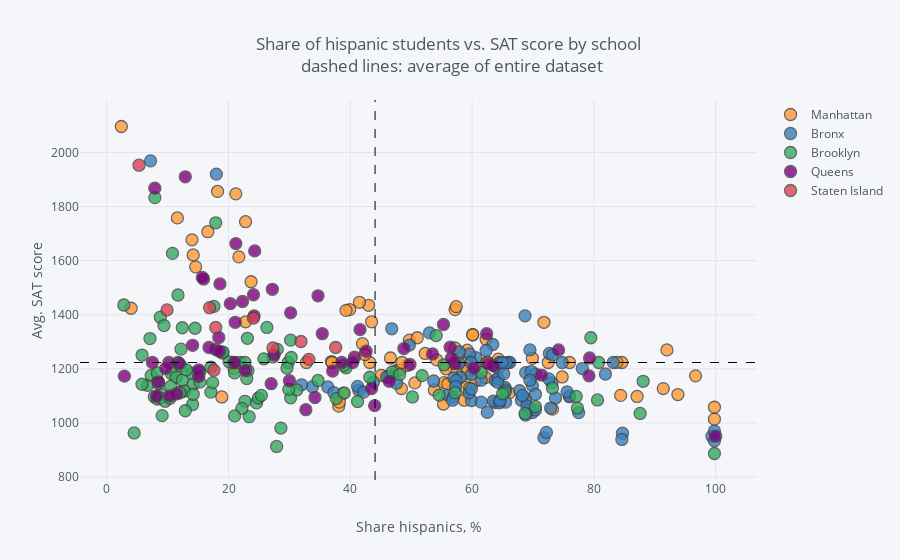

The notebook cell this image was saved under:
### Markdown cell above
+ Achievement gaps in the US are well documented [(example1](https://nces.ed.gov/nationsreportcard/studies/gaps/), [example2](https://cepa.stanford.edu/educational-opportunity-monitoring-project/achievement-gaps/race/) - both are from the same time period as our data). The general trends of Hispanics and African Americans scoring lower than Asians and whites also persists in this NYC dataset. <br> The negative correlation is higher for Hispanics (about -0.4) than for African Americans (about -0.3). Examples 1 and 2 above showed higher achievement gaps for African Americans than for Hispanics -  data cited on [wikipedia](https://en.wikipedia.org/wiki/Racial_achievement_gap_in_the_United_States) is however  consistent with our NYC data. 
+ A slightly higher positive correlation for whites compared to Asians was a bit surprising. It is commonly reported the other way around.

### Code cell
print('Interactive Map - Share of hispanic students vs. SAT score by school')
with warnings.catch_warnings(): # to catch warning about np.module in Python 3.8.2.
    warnings.filterwarnings("ignore",category=FutureWarning)
    combined.iplot(
        x='hispanic_per',
        y='sat_score',
        categories='boro',
        text="SCHOOL NAME",
        vline= {"x":combined["hispanic_per"].mean(),
                "color":"#000000",
                "dash": "dash"
               },
        hline={"y":combined["sat_score"].mean(),
               "color":"#000000",
               "dash": "dash"
              },
        xTitle='Share hispanics, %',
        yTitle='Avg. SAT score',
        title='Share of hispanic students vs. SAT score by school <br> dashed lines: average of entire dataset'
    )

### Figure 1 — Plotly figure (JSON) as saved in the notebook; plotly's stock layout.template omitted (floating-point values rounded to 4 significant figures)
{"data": [{"marker": {"color": "rgba(255, 153, 51, 1.0)", "line": {"width": 1.3}, "opacity": 0.8, "size": 12, "symbol": "circle"}, "mode": "markers", "name": "Manhattan", "text": ["HENRY STREET SCHOOL FOR INTERNATIONAL STUDIES", "UNIVERSITY NEIGHBORHOOD HIGH SCHOOL", "EAST SIDE COMMUNITY SCHOOL", "MARTA VALLE HIGH SCHOOL", "NEW EXPLORATIONS INTO SCIENCE, TECHNOLOGY AND MATH HIGH SCHOOL", "BARD HIGH SCHOOL EARLY COLLEGE", "47 THE AMERICAN SIGN LANGUAGE AND ENGLISH SECONDARY SCHOOL", "FOOD AND FINANCE HIGH SCHOOL", "ESSEX STREET ACADEMY", "HIGH SCHOOL OF HOSPITALITY MANAGEMENT", "PACE HIGH SCHOOL", "URBAN ASSEMBLY SCHOOL OF DESIGN AND CONSTRUCTION, THE", "FACING HISTORY SCHOOL, THE", "URBAN ASSEMBLY ACADEMY OF GOVERNMENT AND LAW, THE", "LOWER MANHATTAN ARTS ACADEMY", "URBAN ASSEMBLY SCHOOL OF BUSINESS FOR YOUNG WOMEN, THE", "GRAMERCY ARTS HIGH SCHOOL", "NYC ISCHOOL", "MANHATTAN BUSINESS ACADEMY", "BUSINESS OF SPORTS SCHOOL", "THE HIGH SCHOOL FOR LANGUAGE AND DIPLOMACY", "HIGH SCHOOL FOR ENVIRONMENTAL STUDIES", "PROFESSIONAL PERFORMING ARTS HIGH SCHOOL", "BARUCH COLLEGE CAMPUS HIGH SCHOOL", "N.Y.C. LAB SCHOOL FOR COLLABORATIVE STUDIES", "N.Y.C. MUSEUM SCHOOL", "ELEANOR ROOSEVELT HIGH SCHOOL", "MILLENNIUM HIGH SCHOOL", "LANDMARK HIGH SCHOOL", "HIGH SCHOOL FOR HEALTH PROFESSIONS AND HUMAN SERVICES", "LEADERSHIP AND PUBLIC SERVICE HIGH SCHOOL", "MANHATTAN ACADEMY FOR ARTS & LANGUAGE", "HUDSON HIGH SCHOOL OF LEARNING TECHNOLOGIES", "INTERNATIONAL HIGH SCHOOL AT UNION SQUARE", "MANHATTAN VILLAGE ACADEMY", "VANGUARD HIGH SCHOOL", "MANHATTAN INTERNATIONAL HIGH SCHOOL", "STUYVESANT HIGH SCHOOL", "HIGH SCHOOL OF ECONOMICS AND FINANCE", "UNITY CENTER FOR URBAN TECHNOLOGIES", "TALENT UNLIMITED HIGH SCHOOL", "MURRY BERGTRAUM HIGH SCHOOL FOR BUSINESS CAREERS", "JACQUELINE KENNEDY ONASSIS HIGH SCHOOL", "REPERTORY COMPANY HIGH SCHOOL FOR THEATRE ARTS", "MANHATTAN BRIDGES HIGH SCHOOL", "NEW DESIGN HIGH SCHOOL", "HIGH SCHOOL FOR DUAL LANGUAGE AND ASIAN STUDIES", "THE URBAN ASSEMBLY NEW YORK HARBOR SCHOOL", "RICHARD R. GREEN HIGH SCHOOL OF TEACHING", "THE HIGH SCHOOL OF FASHION INDUSTRIES", "HUMANITIES PREPARATORY ACADEMY", "CHELSEA CAREER AND TECHNICAL EDUCATION HIGH SCHOOL", "ART AND DESIGN HIGH SCHOOL", "LIFE SCIENCES SECONDARY SCHOOL", "HIGH SCHOOL FOR ARTS, IMAGINATION AND INQUIRY", "URBAN ASSEMBLY SCHOOL FOR MEDIA STUDIES, THE", "THE URBAN ASSEMBLY SCHOOL FOR GREEN CAREERS", "THE GLOBAL LEARNING COLLABORATIVE", "WADLEIGH SECONDARY SCHOOL FOR THE PERFORMING & VISUAL ARTS", "FRANK MCCOURT HIGH SCHOOL", "BEACON HIGH SCHOOL", "FIORELLO H. LAGUARDIA HIGH SCHOOL OF MUSIC & ART AND PERFORMING ARTS", "HIGH SCHOOL FOR LAW, ADVOCACY AND COMMUNITY JUSTICE", "HIGH SCHOOL OF ARTS AND TECHNOLOGY", "MANHATTAN / HUNTER SCIENCE HIGH SCHOOL", "FREDERICK DOUGLASS ACADEMY II SECONDARY SCHOOL", "COALITION SCHOOL FOR SOCIAL CHANGE", "MANHATTAN CENTER FOR SCIENCE AND MATHEMATICS", "PARK EAST HIGH SCHOOL", "CENTRAL PARK EAST HIGH SCHOOL", "YOUNG WOMEN'S LEADERSHIP SCHOOL", "YOUNG WOMEN'S LEADERSHIP SCHOOL", "HERITAGE SCHOOL, THE", "MOTT HALL HIGH SCHOOL", "COLUMBIA SECONDARY SCHOOL FOR MATH, SCIENCE, AND ENGINEERING", "ACADEMY FOR SOCIAL ACTION: A COLLEGE BOARD SCHOOL", "URBAN ASSEMBLY SCHOOL FOR THE PERFORMING ARTS", "FREDERICK DOUGLASS ACADEMY", "THURGOOD MARSHALL ACADEMY FOR LEARNING AND SOCIAL CHANGE", "HIGH SCHOOL FOR MATHEMATICS, SCIENCE AND ENGINEERING AT CITY COLLEGE", "CITY COLLEGE ACADEMY OF THE ARTS", "COMMUNITY HEALTH ACADEMY OF THE HEIGHTS", "WASHINGTON HEIGHTS EXPEDITIONARY LEARNING SCHOOL", "HIGH SCHOOL FOR EXCELLENCE AND INNOVATION", "HIGH SCHOOL FOR INTERNATIONAL BUSINESS AND FINANCE", "HIGH SCHOOL FOR MEDIA AND COMMUNICATIONS", "HIGH SCHOOL FOR LAW AND PUBLIC SERVICE", "HIGH SCHOOL FOR HEALTH CAREERS AND SCIENCES", "A. PHILIP RANDOLPH CAMPUS HIGH SCHOOL", "GREGORIO LUPERON HIGH SCHOOL FOR SCIENCE AND MATHEMATICS"], "textfont": {"color": "#4D5663"}, "type": "scatter", "x": [53.8, 45.9, 55.4, 56.9, 14.2, 18.2, 59.2, 47.6, 60.6, 66.1, 42, 59.2, 73.2, 50.6, 55.7, 48.4, 45.1, 43, 58.7, 57.2, 32.8, 57.2, 23.7, 14.6, 14, 39.9, 11.6, 21.7, 74.8, 49.7, 54.2, 84.6, 62.4, 43.2, 71.8, 59, 36.9, 2.4, 43.5, 55.3, 39.3, 46.6, 69.9, 42.4, 99.8, 62.2, 4, 49.3, 59.3, 52.3, 57.8, 60.5, 51, 64.3, 58.9, 56, 76, 62.6, 38.8, 37, 22.8, 16.6, 48.1, 57.2, 41.5, 18.9, 58.7, 57.4, 59.6, 64.5, 60.1, 60.1, 69.4, 63.8, 48.5, 38.1, 38.2, 22.8, 20.9, 21.2, 92, 93.8, 96.7, 72.5, 91.4, 87.1, 84.4, 83.8, 62.3, 99.8], "y": [1122, 1172, 1149, 1207, 1621, 1856, 1182, 1194, 1156, 1111, 1293, 1269, 1051, 1148, 1200, 1127, 1176, 1435, 1223.0, 1223.0, 1223.0, 1419, 1522, 1577, 1677, 1419, 1758, 1614, 1170, 1306, 1233, 1223.0, 1223.0, 1223.0, 1372, 1199, 1227, 2096, 1374, 1070, 1416, 1240, 1239, 1253, 1058, 1168, 1424, 1212, 1195, 1257, 1255, 1207, 1315, 1236, 1132, 1144, 1223.0, 1223.0, 1109, 1223.0, 1744, 1707, 1196, 1277, 1446, 1096, 1084, 1430, 1128, 1221, 1326, 1326, 1054, 1210, 1223.0, 1062, 1077, 1374, 1202, 1847, 1270, 1105, 1174, 1223.0, 1127, 1098, 1102, 1224, 1309, 1014]}, {"marker": {"color": "rgba(55, 128, 191, 1.0)", "line": {"width": 1.3}, "opacity": 0.8, "size": 12, "symbol": "circle"}, "mode": "markers", "name": "Bronx", "text": ["SOUTH BRONX PREPARATORY: A COLLEGE BOARD SCHOOL", "INTERNATIONAL COMMUNITY HIGH SCHOOL", "COMMUNITY SCHOOL FOR SOCIAL JUSTICE", "MOTT HAVEN VILLAGE PREPARATORY HIGH SCHOOL", "UNIVERSITY HEIGHTS SECONDARY SCHOOL", "HOSTOSsLINCOLN ACADEMY OF SCIENCE", "FOREIGN LANGUAGE ACADEMY OF GLOBAL STUDIES", "BRONX LEADERSHIP ACADEMY II HIGH SCHOOL", "NEW EXPLORERS HIGH SCHOOL", "URBAN ASSEMBLY SCHOOL FOR CAREERS IN SPORTS", "BRONX ACADEMY OF LETTERS", "ALFRED E. SMITH CAREER AND TECHNICAL EDUCATION HIGH SCHOOL", "HEALTH OPPORTUNITIES HIGH SCHOOL", "BRONX STUDIO SCHOOL FOR WRITERS AND ARTISTS", "WOMEN'S ACADEMY OF EXCELLENCE", "RENAISSANCE HIGH SCHOOL FOR MUSICAL THEATER & TECHNOLOGY", "PABLO NERUDA ACADEMY FOR ARCHITECTURE AND WORLD STUDIES", "MILLENNIUM ART ACADEMY", "HOLCOMBE L. RUCKER SCHOOL OF COMMUNITY RESEARCH", "ANTONIA PANTOJA PREPARATORY ACADEMY, A COLLEGE BOARD SCHOOL", "HERBERT H. LEHMAN HIGH SCHOOL", "BRONX BRIDGES HIGH SCHOOL", "FELISA RINCON DE GAUTIER INSTITUTE FOR LAW AND PUBLIC POLICY, THE", "BANANA KELLY HIGH SCHOOL", "BRONX EXPEDITIONARY LEARNING HIGH SCHOOL", "EAGLE ACADEMY FOR YOUNG MEN", "URBAN ASSEMBLY SCHOOL FOR APPLIED MATH AND SCIENCE, THE", "EXIMIUS COLLEGE PREPARATORY ACADEMY: A COLLEGE BOARD SCHOOL", "MOTT HALL BRONX HIGH SCHOOL", "BRONX CENTER FOR SCIENCE AND MATHEMATICS", "VALIDUS PREPARATORY ACADEMY: AN EXPEDITIONARY LEARNING SCHOOL", "LEADERSHIP INSTITUTE", "MORRIS ACADEMY FOR COLLABORATIVE STUDIES", "BRONX EARLY COLLEGE ACADEMY FOR TEACHING & LEARNING", "DREAMYARD PREPARATORY SCHOOL", "ACADEMY FOR LANGUAGE AND TECHNOLOGY", "BRONX INTERNATIONAL HIGH SCHOOL", "SCHOOL FOR EXCELLENCE", "BRONX HIGH SCHOOL OF BUSINESS", "BRONX HIGH SCHOOL FOR MEDICAL SCIENCE", "BRONX SCHOOL FOR LAW, GOVERNMENT AND JUSTICE", "FREDERICK DOUGLASS ACADEMY III SECONDARY SCHOOL", "BRONX LEADERSHIP ACADEMY HIGH SCHOOL", "HIGH SCHOOL FOR VIOLIN AND DANCE", "RIVERDALE / KINGSBRIDGE ACADEMY (MIDDLE SCHOOL / HIGH SCHOOL 141)", "BRONX ENGINEERING AND TECHNOLOGY ACADEMY", "THEATRE ARTS PRODUCTION COMPANY SCHOOL", "THE MARIE CURIE SCHOOL FOR MEDICINE, NURSING, AND HEALTH PROFESSIONS", "WEST BRONX ACADEMY FOR THE FUTURE", "KINGSBRIDGE INTERNATIONAL HIGH SCHOOL", "BRONX SCHOOL OF LAW AND FINANCE", "INTERNATIONAL SCHOOL FOR LIBERAL ARTS", "INsTECH ACADEMY (M.S. / HIGH SCHOOL 368)", "KNOWLEDGE AND POWER PREPARATORY ACADEMY INTERNATIONAL HIGH SCHOOL (KAPPA)", "HIGH SCHOOL FOR TEACHING AND THE PROFESSIONS", "BELMONT PREPARATORY HIGH SCHOOL", "FORDHAM HIGH SCHOOL FOR THE ARTS", "FORDHAM LEADERSHIP ACADEMY FOR BUSINESS AND TECHNOLOGY", "BRONX HIGH SCHOOL FOR LAW AND COMMUNITY SERVICE", "DEWITT CLINTON HIGH SCHOOL", "CELIA CRUZ BRONX HIGH SCHOOL OF MUSIC, THE", "BRONX HIGH SCHOOL OF SCIENCE", "MARBLE HILL HIGH SCHOOL FOR INTERNATIONAL STUDIES", "BRONX THEATRE HIGH SCHOOL", "DISCOVERY HIGH SCHOOL", "HIGH SCHOOL OF AMERICAN STUDIES AT LEHMAN COLLEGE", "BRONX HEALTH SCIENCES HIGH SCHOOL", "BRONX HIGH SCHOOL FOR WRITING AND COMMUNICATION ARTS", "BRONX LAB SCHOOL", "ACADEMY FOR SCHOLARSHIP AND ENTREPRENEURSHIP: A COLLEGE BOARD SCHOOL", "HIGH SCHOOL OF COMPUTERS AND TECHNOLOGY", "COLLEGIATE INSTITUTE FOR MATH AND SCIENCE", "BRONX ACADEMY OF HEALTH CAREERS", "ASTOR COLLEGIATE ACADEMY", "BRONX HIGH SCHOOL FOR THE VISUAL ARTS", "HARRY S TRUMAN HIGH SCHOOL", "NEW WORLD HIGH SCHOOL", "THE BRONXWOOD PREPARATORY ACADEMY", "PELHAM PREPARATORY ACADEMY", "HIGH SCHOOL FOR CONTEMPORARY ARTS", "BRONX AEROSPACE HIGH SCHOOL", "METROPOLITAN HIGH SCHOOL, THE", "EXPLORATIONS ACADEMY", "BRONX LATIN", "EAST BRONX ACADEMY FOR THE FUTURE", "PEACE AND DIVERSITY ACADEMY", "PAN AMERICAN INTERNATIONAL HIGH SCHOOL AT MONROE", "THE CINEMA SCHOOL", "BRONX CAREER AND COLLEGE PREPARATORY HIGH SCHOOL", "HIGH SCHOOL OF WORLD CULTURES", "FANNIE LOU HAMER FREEDOM HIGH SCHOOL", "WINGS ACADEMY", "MONROE ACADEMY FOR VISUAL ARTS & DESIGN"], "textfont": {"color": "#4D5663"}, "type": "scatter", "x": [68.8, 71.8, 65.5, 76, 78.1, 72.7, 68.8, 56, 68.1, 70.4, 64.3, 61.5, 56.9, 74.8, 46.4, 63.8, 69.9, 64.3, 56.8, 66, 60.6, 83.2, 76, 65.4, 69.3, 33.8, 63.4, 58.1, 73.7, 68.7, 63.8, 63.5, 73.1, 64.5, 69.9, 99.4, 72.2, 64.5, 59.9, 57.8, 66.2, 41.4, 57, 62.5, 53, 64.2, 69.7, 57.4, 69.5, 84.7, 65.2, 99.8, 81.9, 59.9, 70.4, 65.6, 61.5, 67.8, 64.6, 59.6, 69.5, 7.2, 57.9, 69, 75.6, 18, 36.3, 47.6, 57.3, 32, 59.5, 46.8, 41.2, 46, 62.3, 43.8, 70.4, 37.3, 49.7, 59.9, 72.6, 72.9, 65.5, 73.2, 68.3, 53.7, 99.8, 65, 59.8, 84.6, 68.8, 42.2, 77.5], "y": [1090, 945, 1077, 1097, 1201, 1257, 1186, 1103, 1084, 1181, 1201, 1158, 1095, 1223.0, 1171, 1158, 1038, 1164, 1084, 1223.0, 1241, 1223.0, 1099, 1131, 1049, 1134, 1290, 1169, 1092, 1396, 1075, 1081, 1148, 1223.0, 1138, 951, 965, 1074, 1083, 1221, 1224, 1121, 1166, 1039, 1333, 1150, 1190, 1157, 1158, 962, 1182, 934, 1181, 1180, 1106, 1222, 1077, 1119, 1082, 1255, 1270, 1969, 1263, 1064, 1115, 1920, 1133, 1147, 1135, 1141, 1111, 1348, 1135, 1169, 1268, 1151, 1048, 1112, 1288, 1126, 1163, 1055, 1122, 1251, 1102, 1155, 970, 1223.0, 1223.0, 939, 1029, 1114, 1038]}, {"marker": {"color": "rgba(50, 171, 96, 1.0)", "line": {"width": 1.3}, "opacity": 0.8, "size": 12, "symbol": "circle"}, "mode": "markers", "name": "Brooklyn", "text": ["DR. SUSAN S. MCKINNEY SECONDARY SCHOOL OF THE ARTS", "URBAN ASSEMBLY HIGH SCHOOL OF MUSIC AND ART", "BROOKLYN COMMUNITY HIGH SCHOOL OF COMMUNICATION, ARTS AND MEDIA", "SCIENCE SKILLS CENTER HIGH SCHOOL FOR SCIENCE, TECHNOLOGY AND THE CREATIVE ARTS", "BROOKLYN TECHNICAL HIGH SCHOOL", "BROOKLYN INTERNATIONAL HIGH SCHOOL", "THE URBAN ASSEMBLY SCHOOL FOR LAW AND JUSTICE", "ACORN COMMUNITY HIGH SCHOOL", "URBAN ASSEMBLY INSTITUTE OF MATH AND SCIENCE FOR YOUNG WOMEN", "BEDFORD ACADEMY HIGH SCHOOL", "GEORGE WESTINGHOUSE CAREER AND TECHNICAL EDUCATION HIGH SCHOOL", "BENJAMIN BANNEKER ACADEMY", "CITY POLYTECHNIC HIGH SCHOOL OF ENGINEERING, ARCHITECTURE, AND TECHNOLOGY", "JUAN MOREL CAMPOS SECONDARY SCHOOL", "FOUNDATIONS ACADEMY", "BROOKLYN LATIN SCHOOL, THE", "GREEN SCHOOL: AN ACADEMY FOR ENVIRONMENTAL CAREERS", "PROGRESS HIGH SCHOOL FOR PROFESSIONAL CAREERS", "SCHOOL FOR LEGAL STUDIES", "THE HIGH SCHOOL FOR ENTERPRISE, BUSINESS AND TECHNOLOGY", "BROOKLYN PREPARATORY HIGH SCHOOL", "WILLIAMSBURG HIGH SCHOOL FOR ARCHITECTURE AND DESIGN", "WILLIAMSBURG PREPARATORY SCHOOL", "LYONS COMMUNITY SCHOOL", "AUTOMOTIVE HIGH SCHOOL", "FRANCES PERKINS ACADEMY", "EL PUENTE ACADEMY FOR PEACE AND JUSTICE", "BROOKLYN SCHOOL FOR GLOBAL STUDIES", "BROOKLYN SECONDARY SCHOOL FOR COLLABORATIVE STUDIES", "SECONDARY SCHOOL FOR LAW", "SECONDARY SCHOOL FOR JOURNALISM", "PARK SLOPE COLLEGIATE", "SCHOOL FOR INTERNATIONAL STUDIES", "COBBLE HILL SCHOOL OF AMERICAN STUDIES", "BROOKLYN HIGH SCHOOL OF THE ARTS", "SUNSET PARK HIGH SCHOOL", "FREDERICK DOUGLASS ACADEMY IV SECONDARY SCHOOL", "BOYS AND GIRLS HIGH SCHOOL", "BROOKLYN HIGH SCHOOL FOR LAW AND TECHNOLOGY", "THE BROOKLYN ACADEMY OF GLOBAL FINANCE", "ACADEMY FOR COLLEGE PREPARATION AND CAREER EXPLORATION: A COLLEGE BOARD SCHOOL", "ACADEMY OF HOSPITALITY AND TOURISM", "INTERNATIONAL HIGH SCHOOL AT PROSPECT HEIGHTS", "THE HIGH SCHOOL FOR GLOBAL CITIZENSHIP", "SCHOOL FOR HUMAN RIGHTS, THE", "SCHOOL FOR DEMOCRACY AND LEADERSHIP", "HIGH SCHOOL FOR YOUTH AND COMMUNITY DEVELOPMENT AT ERASMUS", "HIGH SCHOOL FOR SERVICE & LEARNING AT ERASMUS", "SCIENCE, TECHNOLOGY AND RESEARCH EARLY COLLEGE HIGH SCHOOL AT ERASMUS", "HIGH SCHOOL FOR PUBLIC SERVICE: HEROES OF TOMORROW", "BROOKLYN ACADEMY OF SCIENCE AND THE ENVIRONMENT", "BROOKLYN SCHOOL FOR MUSIC & THEATRE", "MEDGAR EVERS COLLEGE PREPARATORY SCHOOL", "CLARA BARTON HIGH SCHOOL", "IT TAKES A VILLAGE ACADEMY", "BROOKLYN GENERATION SCHOOL", "BROOKLYN THEATRE ARTS HIGH SCHOOL", "KURT HAHN EXPEDITIONARY LEARNING SCHOOL", "VICTORY COLLEGIATE HIGH SCHOOL", "ARTS & MEDIA PREPARATORY ACADEMY", "HIGH SCHOOL FOR INNOVATION IN ADVERTISING AND MEDIA", "CULTURAL ACADEMY FOR THE ARTS AND SCIENCES", "HIGH SCHOOL FOR MEDICAL PROFESSIONS", "ACADEMY FOR CONSERVATION AND THE ENVIRONMENT", "URBAN ACTION ACADEMY", "EAST NEW YORK FAMILY ACADEMY", "FDNY HIGH SCHOOL FOR FIRE AND LIFE SAFETY", "HIGH SCHOOL FOR CIVIL RIGHTS", "PERFORMING ARTS AND TECHNOLOGY HIGH SCHOOL", "WORLD ACADEMY FOR TOTAL COMMUNITY HEALTH HIGH SCHOOL", "MULTICULTURAL HIGH SCHOOL", "TRANSIT TECH CAREER AND TECHNICAL EDUCATION HIGH SCHOOL", "ACADEMY OF INNOVATIVE TECHNOLOGY", "BROOKLYN LAB SCHOOL", "CYPRESS HILLS COLLEGIATE PREPARATORY SCHOOL", "W. H. MAXWELL CAREER AND TECHNICAL EDUCATION HIGH SCHOOL", "THE SCHOOL FOR CLASSICS: AN ACADEMY OF THINKERS, WRITERS AND PERFORMERS", "NEW UTRECHT HIGH SCHOOL", "HIGH SCHOOL OF TELECOMMUNICATION ARTS AND TECHNOLOGY", "FORT HAMILTON HIGH SCHOOL", "FRANKLIN DELANO ROOSEVELT HIGH SCHOOL", "THE URBAN ASSEMBLY SCHOOL FOR CRIMINAL JUSTICE", "INTERNATIONAL HIGH SCHOOL AT LAFAYETTE", "RACHEL CARSON HIGH SCHOOL FOR COASTAL STUDIES", "HIGH SCHOOL OF SPORTS MANAGEMENT", "ABRAHAM LINCOLN HIGH SCHOOL", "KINGSBOROUGH EARLY COLLEGE SCHOOL", "EDWARD R. MURROW HIGH SCHOOL", "JOHN DEWEY HIGH SCHOOL", "LIFE ACADEMY HIGH SCHOOL FOR FILM AND MUSIC", "EXPEDITIONARY LEARNING SCHOOL FOR COMMUNITY LEADERS", "WILLIAM E. GRADY CAREER AND TECHNICAL EDUCATION HIGH SCHOOL", "BROOKLYN STUDIO SECONDARY SCHOOL", "MIDWOOD HIGH SCHOOL", "JAMES MADISON HIGH SCHOOL", "LEON M. GOLDSTEIN HIGH SCHOOL FOR THE SCIENCES", "BROOKLYN COLLEGE ACADEMY", "BROOKLYN COLLEGIATE: A COLLEGE BOARD SCHOOL", "FREDERICK DOUGLASS ACADEMY VII HIGH SCHOOL", "TEACHERS PREPARATORY HIGH SCHOOL", "ACADEMY FOR ENVIRONMENTAL LEADERSHIP", "EBC HIGH SCHOOL FOR PUBLIC SERVICE–BUSHWICK", "BUSHWICK SCHOOL FOR SOCIAL JUSTICE", "ACADEMY OF URBAN PLANNING", "ALL CITY LEADERSHIP SECONDARY SCHOOL", "BUSHWICK LEADERS HIGH SCHOOL FOR ACADEMIC EXCELLENCE"], "textfont": {"color": "#4D5663"}, "type": "scatter", "x": [24.6, 22.7, 17.1, 12.2, 7.9, 28.6, 17.1, 12.2, 11.7, 7.1, 15.3, 8.8, 26.3, 80.6, 29.8, 17.9, 46.9, 65.4, 39.3, 55.4, 37.7, 57.2, 61.5, 54.6, 30.2, 31.2, 87.6, 39, 48.1, 29.6, 43.2, 51.8, 38.9, 21, 19, 80.8, 14.1, 7.8, 24.9, 20.8, 6.7, 12.9, 27.9, 7.3, 8.3, 8.4, 9.1, 9, 9.4, 12.2, 14.2, 15.3, 2.8, 5.8, 4.5, 8.5, 12.8, 8.8, 5.8, 9.6, 10.6, 11.4, 12.4, 12, 10.5, 30.3, 23.4, 22.2, 17.4, 14.2, 99.8, 23.2, 50.2, 65, 73.2, 25.4, 34.7, 28, 54.1, 30.2, 27.3, 21.9, 21, 25.8, 23, 20.1, 22.7, 17.6, 19.1, 29.9, 41.2, 14, 23.1, 11.7, 14.5, 10.8, 12.4, 8.3, 10.4, 13.1, 77.1, 88.1, 68.7, 70.4, 79.5, 77.3], "y": [1074, 1080, 1114, 1211, 1833, 981, 1206, 1116, 1223.0, 1312, 1189, 1391, 1353, 1085, 1223.0, 1740, 1189, 1114, 1204, 1215, 1090, 1112, 1187, 1103, 1093, 1122, 1035, 1111, 1179, 1203, 1169, 1175, 1212, 1185, 1258, 1223.0, 1068, 1097, 1092, 1223.0, 1139, 1045, 913, 1176, 1088, 1153, 1027, 1105, 1360, 1273, 1143, 1151, 1436, 1251, 963, 1145, 1118, 1092, 1143, 1080, 1183, 1169, 1159, 1111, 1135, 1242, 1023, 1054, 1149, 1106, 887, 1193, 1096, 1108, 1129, 1102, 1157, 1272, 1323, 1306, 1244, 1223.0, 1026, 1237, 1164, 1226, 1223.0, 1431, 1262, 1124, 1079, 1184, 1313, 1473, 1350, 1627, 1352, 1185, 1091, 1196, 1098, 1154, 1035, 1060, 1315, 1055]}, {"marker": {"color": "rgba(128, 0, 128, 1.0)", "line": {"width": 1.3}, "opacity": 0.8, "size": 12, "symbol": "circle"}, "mode": "markers", "name": "Queens", "text": ["ACADEMY OF FINANCE AND ENTERPRISE", "HIGH SCHOOL OF APPLIED COMMUNICATION", "CIVIC LEADERSHIP ACADEMY", "PAN AMERICAN INTERNATIONAL HIGH SCHOOL", "BARD HIGH SCHOOL EARLY COLLEGE II", "NEWTOWN HIGH SCHOOL", "GROVER CLEVELAND HIGH SCHOOL", "MIDDLE COLLEGE HIGH SCHOOL AT LAGUARDIA COMMUNITY COLLEGE", "INTERNATIONAL HIGH SCHOOL AT LAGUARDIA COMMUNITY COLLEGE", "HIGH SCHOOL FOR ARTS AND BUSINESS", "ROBERT F. WAGNER, JR. SECONDARY SCHOOL FOR ARTS AND TECHNOLOGY", "QUEENS VOCATIONAL AND TECHNICAL HIGH SCHOOL", "AVIATION CAREER & TECHNICAL EDUCATION HIGH SCHOOL", "QUEENS SCHOOL OF INQUIRY, THE", "FLUSHING INTERNATIONAL HIGH SCHOOL", "EASTsWEST SCHOOL OF INTERNATIONAL STUDIES", "WORLD JOURNALISM PREPARATORY: A COLLEGE BOARD SCHOOL", "JOHN BOWNE HIGH SCHOOL", "FLUSHING HIGH SCHOOL", "TOWNSEND HARRIS HIGH SCHOOL", "ROBERT F. KENNEDY COMMUNITY HIGH SCHOOL", "BENJAMIN N. CARDOZO HIGH SCHOOL", "FRANCIS LEWIS HIGH SCHOOL", "MARTIN VAN BUREN HIGH SCHOOL", "BAYSIDE HIGH SCHOOL", "QUEENS HIGH SCHOOL OF TEACHING, LIBERAL ARTS AND THE SCIENCES", "FREDERICK DOUGLASS ACADEMY VI HIGH SCHOOL", "CHANNEL VIEW SCHOOL FOR RESEARCH", "QUEENS HIGH SCHOOL FOR INFORMATION, RESEARCH, AND TECHNOLOGY", "ROBERT H. GODDARD HIGH SCHOOL OF COMMUNICATION ARTS AND TECHNOLOGY", "ACADEMY OF MEDICAL TECHNOLOGY: A COLLEGE BOARD SCHOOL", "SCHOLARS' ACADEMY", "AUGUST MARTIN HIGH SCHOOL", "RICHMOND HILL HIGH SCHOOL", "JOHN ADAMS HIGH SCHOOL", "HIGH SCHOOL FOR CONSTRUCTION TRADES, ENGINEERING AND ARCHITECTURE", "YORK EARLY COLLEGE ACADEMY", "QUEENS COLLEGIATE: A COLLEGE BOARD SCHOOL", "HILLSIDE ARTS & LETTERS ACADEMY", "FOREST HILLS HIGH SCHOOL", "HILLCREST HIGH SCHOOL", "THOMAS A. EDISON CAREER AND TECHNICAL EDUCATION HIGH SCHOOL", "QUEENS GATEWAY TO HEALTH SCIENCES SECONDARY SCHOOL", "QUEENS METROPOLITAN HIGH SCHOOL", "QUEENS HIGH SCHOOL FOR THE SCIENCES AT YORK COLLEGE", "HIGH SCHOOL FOR LAW ENFORCEMENT AND PUBLIC SAFETY", "YOUNG WOMEN'S LEADERSHIP SCHOOL, QUEENS", "QUEENS PREPARATORY ACADEMY", "PATHWAYS COLLEGE PREPARATORY SCHOOL: A COLLEGE BOARD SCHOOL", "EXCELSIOR PREPARATORY HIGH SCHOOL", "GEORGE WASHINGTON CARVER HIGH SCHOOL FOR THE SCIENCES", "PREPARATORY ACADEMY FOR WRITERS: A COLLEGE BOARD SCHOOL", "CAMBRIA HEIGHTS ACADEMY", "MATHEMATICS, SCIENCE RESEARCH AND TECHNOLOGY MAGNET HIGH SCHOOL", "HUMANITIES & ARTS MAGNET HIGH SCHOOL", "YOUNG WOMEN'S LEADERSHIP SCHOOL, ASTORIA", "ACADEMY FOR CAREERS IN TELEVISION AND FILM", "WILLIAM CULLEN BRYANT HIGH SCHOOL", "LONG ISLAND CITY HIGH SCHOOL", "FRANK SINATRA SCHOOL OF THE ARTS HIGH SCHOOL", "INFORMATION TECHNOLOGY HIGH SCHOOL", "NEWCOMERS HIGH SCHOOL", "ACADEMY OF AMERICAN STUDIES", "BACCALAUREATE SCHOOL FOR GLOBAL EDUCATION"], "textfont": {"color": "#4D5663"}, "type": "scatter", "x": [56.4, 57.2, 79.3, 100, 21.2, 60.3, 63.5, 71.4, 44, 79.2, 62.4, 74.2, 55.3, 24.2, 32.7, 17.9, 20.3, 40.7, 49.8, 12.9, 35.4, 18.6, 24.1, 15.1, 22.3, 16.8, 27, 27.5, 30, 42.6, 34.2, 15.9, 11.5, 46.4, 37.1, 41.6, 10.2, 18.5, 21, 30.2, 22.8, 21.1, 15.7, 38.6, 7.9, 15.1, 18.4, 8.2, 2.9, 9.7, 14.1, 10.4, 7.5, 11.9, 8.5, 40.4, 53.5, 48.8, 62.7, 27.2, 56.6, 43.5, 34.7, 24.3], "y": [1280, 1219, 1240, 951, 1663, 1203, 1211, 1177, 1064, 1174, 1330, 1270, 1364, 1396, 1049, 1271, 1441, 1243, 1216, 1910, 1330, 1514, 1474, 1172, 1449, 1279, 1145, 1252, 1156, 1265, 1094, 1532, 1108, 1154, 1192, 1345, 1223.0, 1265, 1223.0, 1407, 1194, 1372, 1538, 1223.0, 1868, 1196, 1316, 1099, 1173, 1202, 1287, 1100, 1223.0, 1220, 1151, 1223.0, 1255, 1275, 1218, 1494, 1239, 1127, 1470, 1636]}, {"marker": {"color": "rgba(219, 64, 82, 1.0)", "line": {"width": 1.3}, "opacity": 0.8, "size": 12, "symbol": "circle"}, "mode": "markers", "name": "Staten Island", "text": ["CSI HIGH SCHOOL FOR INTERNATIONAL STUDIES", "GAYNOR MCCOWN EXPEDITIONARY LEARNING SCHOOL", "THE MICHAEL J. PETRIDES SCHOOL", "NEW DORP HIGH SCHOOL", "PORT RICHMOND HIGH SCHOOL", "CURTIS HIGH SCHOOL", "TOTTENVILLE HIGH SCHOOL", "SUSAN E. WAGNER HIGH SCHOOL", "RALPH R. MCKEE CAREER AND TECHNICAL EDUCATION HIGH SCHOOL", "STATEN ISLAND TECHNICAL HIGH SCHOOL"], "textfont": {"color": "#4D5663"}, "type": "scatter", "x": [17.9, 17.6, 16.9, 27.3, 37.6, 31.9, 9.9, 24.1, 33.2, 5.3], "y": [1353, 1195, 1426, 1277, 1279, 1301, 1418, 1388, 1235, 1953]}], "layout": {"legend": {"bgcolor": "#F5F6F9", "font": {"color": "#4D5663"}}, "paper_bgcolor": "#F5F6F9", "plot_bgcolor": "#F5F6F9", "shapes": [{"line": {"color": "#000000", "dash": "dash", "width": 1}, "type": "line", "x0": 0, "x1": 1, "xref": "paper", "y0": 1223.0, "y1": 1223.0, "yref": "y"}, {"line": {"color": "#000000", "dash": "dash", "width": 1}, "type": "line", "x0": 44.07, "x1": 44.07, "xref": "x", "y0": 0, "y1": 1, "yref": "paper"}], "title": "Share of hispanic students vs. SAT score by school <br> dashed lines: average of entire dataset", "titlefont": {"color": "#4D5663"}, "xaxis": {"gridcolor": "#E1E5ED", "showgrid": true, "tickfont": {"color": "#4D5663"}, "title": "Share hispanics, %", "titlefont": {"color": "#4D5663"}, "zerolinecolor": "#E1E5ED"}, "yaxis": {"gridcolor": "#E1E5ED", "showgrid": true, "tickfont": {"color": "#4D5663"}, "title": "Avg. SAT score", "titlefont": {"color": "#4D5663"}, "zerolinecolor": "#E1E5ED"}}}
